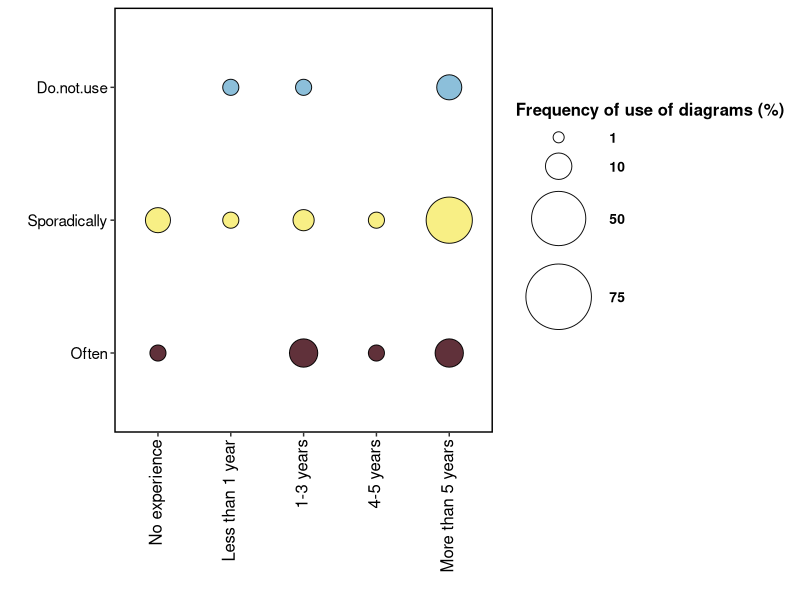
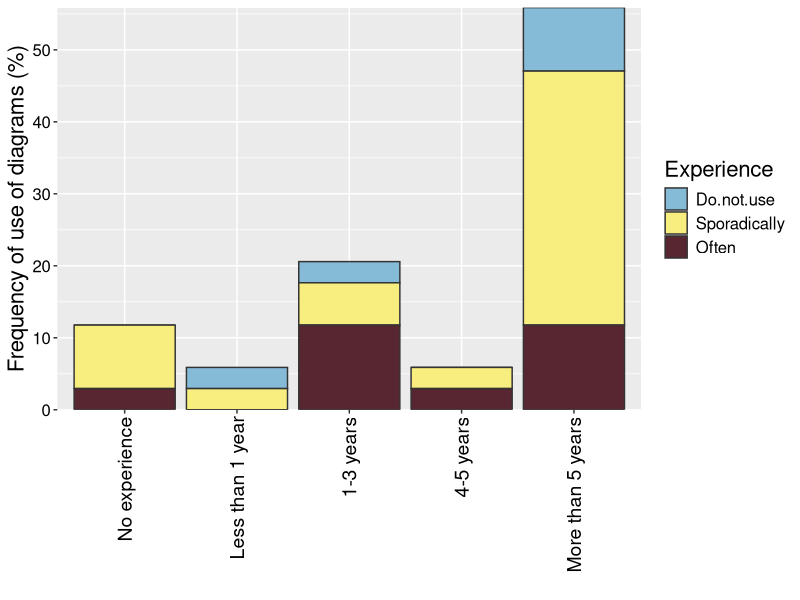

Source code (R) for these figures, in order:
library(ggplot2)
library(reshape2)

dados = read.csv("experience.csv", header = TRUE)
pcm = melt(dados, id = c("Experience"))

#define the colours to use in the figure
colours = c( "#86BBD8", "#F7EE7F", "#582630","#F1A66A","#F26157", "#F9ECCC", "#679289", "#33658A", "#F6AE2D","#86BBD8")
pcm$Experience <- factor(pcm$Experience,levels=unique(pcm$Experience))

xx = ggplot(pcm, aes(x = Experience, y = variable)) + 
  geom_point(aes(size = value, fill = variable), alpha = 0.95, shape = 21) + 
  scale_size_continuous(limits = c(0.000001, 100), range = c(1,25), breaks = c(1,10,50,75)) + 
  labs( x= "", y = "", size = "Frequency of use of diagrams (%)", fill = "")  + 
  theme(legend.key=element_blank(), 
        axis.text.x = element_text(colour = "black", size = 12, angle = 90, vjust = 0.3, hjust = 1), 
        axis.text.y = element_text(colour = "black", size = 11), 
        legend.text = element_text(size = 10, face ="bold", colour ="black"), 
        legend.title = element_text(size = 12, face = "bold"), 
        panel.background = element_blank(), panel.border = element_rect(colour = "black", fill = NA, size = 1), 
        legend.position = "right") +  
  scale_fill_manual(values = colours, guide = "none") + 
  scale_y_discrete(limits = rev(levels(pcm$variable))) 

xx

#make the plot!
mx = ggplot(pcm, aes(x = Experience, fill = variable, y = value)) + 
  geom_bar(stat = "identity", colour = "#333333") + 
  theme(axis.text.x = element_text(angle = 90, size = 14, colour = "black", vjust = 0.5, hjust = 1), 
        axis.title.y = element_text(size = 16), legend.title = element_text(size = 16), 
        legend.text = element_text(size = 12, colour = "black"), 
        axis.text.y = element_text(colour = "black", size = 12)) + 
  scale_y_continuous(expand = c(0,0)) + 
  labs(x = "", y = "Frequency of use of diagrams (%)", fill = "Experience") + 
  scale_fill_manual(values = colours)

mx
